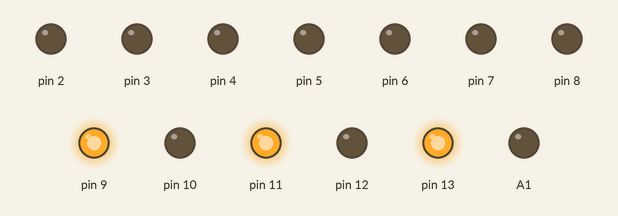
This sketch was run on a simulated Arduino Uno, built with avr-gcc and run on an emulated ATmega328P. On the bench: output pins drawn as LEDs (lit = HIGH).

Above: at 0.1 s.
Timing chart, 0 to 1.6 s (numbered marks = the images above):
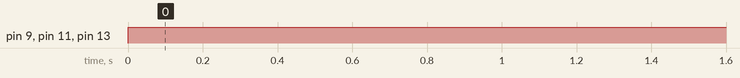

The sketch:

Test_l_schen.ino
```cpp
void setup() {
  // put your setup code here, to run once:
  pinMode(2, OUTPUT);
  pinMode(3, OUTPUT);
  pinMode(4, OUTPUT);
  pinMode(5, OUTPUT);
  pinMode(6, OUTPUT);
  pinMode(7, OUTPUT);
  pinMode(8, OUTPUT);
  pinMode(9, OUTPUT);
  pinMode(10, OUTPUT);
  pinMode(11, OUTPUT);
  pinMode(12, OUTPUT);
  pinMode(13, OUTPUT);
  pinMode(A1, OUTPUT);

}

void loop() {
  // put your main code here, to run repeatedly:
  //
  T13_on();
  T9_on();
  T11_on();
}


void T1_off() {
  digitalWrite(A1, LOW);
}
void T1_on() {
  digitalWrite(A1, HIGH);
}
void T2_off() {
  digitalWrite(2, LOW);
}
void T2_on() {
  digitalWrite(2, HIGH);
}
void T3_off() {
  digitalWrite(3, LOW);
}
void T3_on() {
  digitalWrite(3, HIGH);
}
void T4_off() {
  digitalWrite(4, LOW);
}
void T4_on() {
  digitalWrite(4, HIGH);
}
void T5_off() {
  digitalWrite(5, LOW);
}
void T5_on() {
  digitalWrite(5, HIGH);
}
void T6_off() {
  digitalWrite(6, LOW);
}
void T6_on() {
  digitalWrite(6, HIGH);
}
void T7_off() {
  digitalWrite(7, LOW);
}
void T7_on() {
  digitalWrite(7, HIGH);
}
void T8_off() {
  digitalWrite(8, LOW);
}
void T8_on() {
  digitalWrite(8, HIGH);
}
void T9_off() {
  digitalWrite(9, LOW);
}
void T9_on() {
  digitalWrite(9, HIGH);
}
void T10_off() {
  digitalWrite(10, LOW);
}
void T10_on() {
  digitalWrite(10, HIGH);
}
void T11_off() {
  digitalWrite(11, LOW);
}
void T11_on() {
  digitalWrite(11, HIGH);
}
void T12_off() {
  digitalWrite(12, LOW);
}
void T12_on() {
  digitalWrite(12, HIGH );
}
void T13_off() {
  digitalWrite(13, LOW);
}
void T13_on() {
  digitalWrite(13, HIGH);
}
```

Measured:
- by itself, pin 9, pin 11, pin 13: LOW → HIGH at 0.00 s
